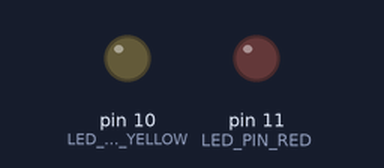
Simulated run of this sketch. Board: Arduino Uno, built with avr-gcc and run on an emulated ATmega328P. Parts: output pins drawn as LEDs (lit = HIGH). Dashed ring = blinking.

Above: at 0.3 s.
At 1.35 s:
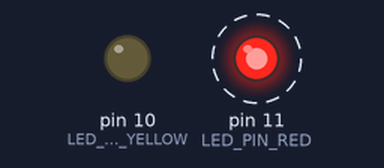
At 4.35 s:
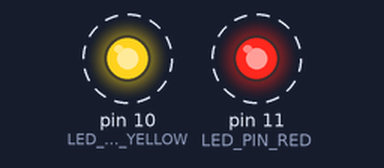
Timing chart, 0 to 4.7 s (numbered marks = the images above):
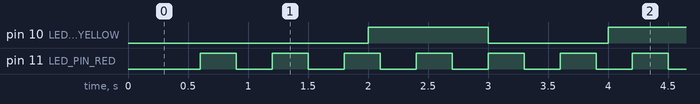

The sketch:

sketch_two_LED_parallel.ino
```cpp
#define LED_PIN_RED 11
#define LED_PIN_YELLOW 10

unsigned long LED_RED_DELAY =300;
unsigned long LED_YELLOW_DELAY =1000;

unsigned long MONO_TIME_RED = millis();
unsigned long MONO_TIME_YELLOW = millis();

bool RED_STATE=HIGH;
bool YELLOW_STATE=HIGH;


void setup() {
  pinMode(LED_PIN_RED,OUTPUT);
  pinMode(LED_PIN_YELLOW,OUTPUT);
}


void loop() {

  unsigned long timeNow=millis();

  if(timeNow - MONO_TIME_RED > LED_RED_DELAY){
    if(RED_STATE == HIGH){
      RED_STATE= LOW;
    }else{
       RED_STATE= HIGH;
    }
    digitalWrite(LED_PIN_RED,RED_STATE);
    MONO_TIME_RED += LED_RED_DELAY ;
  }


  if(timeNow - MONO_TIME_YELLOW > LED_YELLOW_DELAY){

    if(YELLOW_STATE == HIGH){
      YELLOW_STATE= LOW;
    }else{
       YELLOW_STATE= HIGH;
    }

    digitalWrite(LED_PIN_YELLOW,YELLOW_STATE);
    MONO_TIME_YELLOW += LED_YELLOW_DELAY ;
  }

}
```

Measured:
- by itself, pin 10 (LED_PIN_YELLOW): alternates HIGH for 1.0 s and LOW for 1.0 s
- by itself, pin 11 (LED_PIN_RED): alternates HIGH for 0.30 s and LOW for 0.30 s
